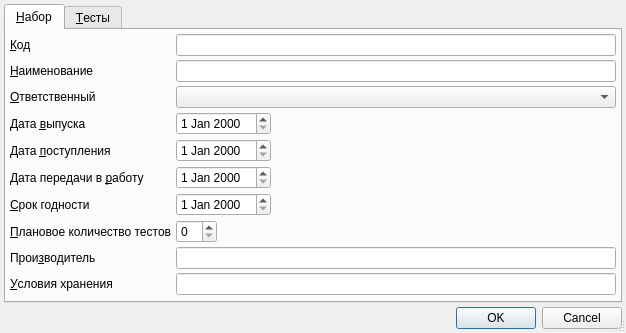
<?xml version="1.0" encoding="UTF-8"?>
<ui version="4.0">
 <class>RBSuiteReagentEditorDialog</class>
 <widget class="QDialog" name="RBSuiteReagentEditorDialog">
  <property name="geometry">
   <rect>
    <x>0</x>
    <y>0</y>
    <width>626</width>
    <height>306</height>
   </rect>
  </property>
  <property name="windowTitle">
   <string>Dialog</string>
  </property>
  <property name="sizeGripEnabled">
   <bool>true</bool>
  </property>
  <layout class="QGridLayout" name="gridLayout">
   <property name="margin">
    <number>4</number>
   </property>
   <property name="spacing">
    <number>4</number>
   </property>
   <item row="0" column="0">
    <widget class="QTabWidget" name="tabWidget">
     <property name="currentIndex">
      <number>0</number>
     </property>
     <widget class="QWidget" name="tabSuiteReagent">
      <attribute name="title">
       <string>&amp;Набор</string>
      </attribute>
      <layout class="QGridLayout" name="gridLayout_2">
       <property name="margin">
        <number>4</number>
       </property>
       <property name="spacing">
        <number>4</number>
       </property>
       <item row="0" column="0">
        <widget class="QLabel" name="lblCode">
         <property name="sizePolicy">
          <sizepolicy hsizetype="Maximum" vsizetype="Preferred">
           <horstretch>0</horstretch>
           <verstretch>0</verstretch>
          </sizepolicy>
         </property>
         <property name="text">
          <string>&amp;Код</string>
         </property>
         <property name="buddy">
          <cstring>edtCode</cstring>
         </property>
        </widget>
       </item>
       <item row="0" column="1">
        <widget class="QLineEdit" name="edtCode"/>
       </item>
       <item row="1" column="0">
        <widget class="QLabel" name="lblName">
         <property name="sizePolicy">
          <sizepolicy hsizetype="Maximum" vsizetype="Preferred">
           <horstretch>0</horstretch>
           <verstretch>0</verstretch>
          </sizepolicy>
         </property>
         <property name="text">
          <string>&amp;Наименование</string>
         </property>
         <property name="buddy">
          <cstring>edtName</cstring>
         </property>
        </widget>
       </item>
       <item row="1" column="1">
        <widget class="QLineEdit" name="edtName"/>
       </item>
       <item row="2" column="0">
        <widget class="QLabel" name="lblRecipientPerson">
         <property name="sizePolicy">
          <sizepolicy hsizetype="Maximum" vsizetype="Preferred">
           <horstretch>0</horstretch>
           <verstretch>0</verstretch>
          </sizepolicy>
         </property>
         <property name="text">
          <string>&amp;Ответственный</string>
         </property>
         <property name="buddy">
          <cstring>cmbRecipientPerson</cstring>
         </property>
        </widget>
       </item>
       <item row="2" column="1">
        <widget class="CPersonComboBoxEx" name="cmbRecipientPerson"/>
       </item>
       <item row="3" column="0">
        <widget class="QLabel" name="lblReleaseDate">
         <property name="sizePolicy">
          <sizepolicy hsizetype="Maximum" vsizetype="Preferred">
           <horstretch>0</horstretch>
           <verstretch>0</verstretch>
          </sizepolicy>
         </property>
         <property name="text">
          <string>Дата &amp;выпуска</string>
         </property>
         <property name="buddy">
          <cstring>edtReleaseDate</cstring>
         </property>
        </widget>
       </item>
       <item row="3" column="1">
        <widget class="CDateEdit" name="edtReleaseDate">
         <property name="sizePolicy">
          <sizepolicy hsizetype="Maximum" vsizetype="Fixed">
           <horstretch>0</horstretch>
           <verstretch>0</verstretch>
          </sizepolicy>
         </property>
        </widget>
       </item>
       <item row="4" column="0">
        <widget class="QLabel" name="lblSupplyDate">
         <property name="sizePolicy">
          <sizepolicy hsizetype="Maximum" vsizetype="Preferred">
           <horstretch>0</horstretch>
           <verstretch>0</verstretch>
          </sizepolicy>
         </property>
         <property name="text">
          <string>Дата &amp;поступления</string>
         </property>
         <property name="buddy">
          <cstring>edtSupplyDate</cstring>
         </property>
        </widget>
       </item>
       <item row="4" column="1">
        <widget class="CDateEdit" name="edtSupplyDate">
         <property name="sizePolicy">
          <sizepolicy hsizetype="Maximum" vsizetype="Fixed">
           <horstretch>0</horstretch>
           <verstretch>0</verstretch>
          </sizepolicy>
         </property>
        </widget>
       </item>
       <item row="6" column="0">
        <widget class="QLabel" name="lblExpiryDate">
         <property name="sizePolicy">
          <sizepolicy hsizetype="Maximum" vsizetype="Preferred">
           <horstretch>0</horstretch>
           <verstretch>0</verstretch>
          </sizepolicy>
         </property>
         <property name="text">
          <string>&amp;Срок годности</string>
         </property>
         <property name="buddy">
          <cstring>edtExpiryDate</cstring>
         </property>
        </widget>
       </item>
       <item row="6" column="1">
        <widget class="CDateEdit" name="edtExpiryDate">
         <property name="sizePolicy">
          <sizepolicy hsizetype="Maximum" vsizetype="Fixed">
           <horstretch>0</horstretch>
           <verstretch>0</verstretch>
          </sizepolicy>
         </property>
        </widget>
       </item>
       <item row="7" column="0">
        <widget class="QLabel" name="lblPlanTestQuantity">
         <property name="sizePolicy">
          <sizepolicy hsizetype="Maximum" vsizetype="Preferred">
           <horstretch>0</horstretch>
           <verstretch>0</verstretch>
          </sizepolicy>
         </property>
         <property name="text">
          <string>&amp;Плановое количество тестов</string>
         </property>
         <property name="buddy">
          <cstring>edtPlanTestQuantity</cstring>
         </property>
        </widget>
       </item>
       <item row="7" column="1">
        <widget class="QSpinBox" name="edtPlanTestQuantity">
         <property name="sizePolicy">
          <sizepolicy hsizetype="Maximum" vsizetype="Fixed">
           <horstretch>0</horstretch>
           <verstretch>0</verstretch>
          </sizepolicy>
         </property>
        </widget>
       </item>
       <item row="8" column="0">
        <widget class="QLabel" name="lblManufacturer">
         <property name="sizePolicy">
          <sizepolicy hsizetype="Maximum" vsizetype="Preferred">
           <horstretch>0</horstretch>
           <verstretch>0</verstretch>
          </sizepolicy>
         </property>
         <property name="text">
          <string>Прои&amp;зводитель</string>
         </property>
         <property name="buddy">
          <cstring>edtManufacturer</cstring>
         </property>
        </widget>
       </item>
       <item row="8" column="1">
        <widget class="QLineEdit" name="edtManufacturer"/>
       </item>
       <item row="9" column="0">
        <widget class="QLabel" name="lblStorageConditions">
         <property name="sizePolicy">
          <sizepolicy hsizetype="Maximum" vsizetype="Preferred">
           <horstretch>0</horstretch>
           <verstretch>0</verstretch>
          </sizepolicy>
         </property>
         <property name="text">
          <string>&amp;Условия хранения</string>
         </property>
         <property name="buddy">
          <cstring>edtStorageConditions</cstring>
         </property>
        </widget>
       </item>
       <item row="9" column="1">
        <widget class="QLineEdit" name="edtStorageConditions"/>
       </item>
       <item row="10" column="1">
        <spacer name="verticalSpacer">
         <property name="orientation">
          <enum>Qt::Vertical</enum>
         </property>
         <property name="sizeHint" stdset="0">
          <size>
           <width>20</width>
           <height>40</height>
          </size>
         </property>
        </spacer>
       </item>
       <item row="5" column="0">
        <widget class="QLabel" name="lblStartOperationDate">
         <property name="sizePolicy">
          <sizepolicy hsizetype="Maximum" vsizetype="Preferred">
           <horstretch>0</horstretch>
           <verstretch>0</verstretch>
          </sizepolicy>
         </property>
         <property name="text">
          <string>Дата передачи в &amp;работу</string>
         </property>
         <property name="buddy">
          <cstring>edtStartOperationDate</cstring>
         </property>
        </widget>
       </item>
       <item row="5" column="1">
        <widget class="CDateEdit" name="edtStartOperationDate">
         <property name="sizePolicy">
          <sizepolicy hsizetype="Maximum" vsizetype="Fixed">
           <horstretch>0</horstretch>
           <verstretch>0</verstretch>
          </sizepolicy>
         </property>
        </widget>
       </item>
      </layout>
     </widget>
     <widget class="QWidget" name="tabtTests">
      <attribute name="title">
       <string>&amp;Тесты</string>
      </attribute>
      <layout class="QVBoxLayout" name="verticalLayout">
       <property name="spacing">
        <number>4</number>
       </property>
       <property name="margin">
        <number>4</number>
       </property>
       <item>
        <widget class="CInDocTableView" name="tblTests"/>
       </item>
      </layout>
     </widget>
    </widget>
   </item>
   <item row="1" column="0">
    <widget class="QDialogButtonBox" name="buttonBox">
     <property name="standardButtons">
      <set>QDialogButtonBox::Cancel|QDialogButtonBox::Ok</set>
     </property>
    </widget>
   </item>
  </layout>
 </widget>
 <customwidgets>
  <customwidget>
   <class>CDateEdit</class>
   <extends>QDateEdit</extends>
   <header>library/DateEdit</header>
  </customwidget>
  <customwidget>
   <class>CPersonComboBoxEx</class>
   <extends>QComboBox</extends>
   <header>Orgs/PersonComboBoxEx.h</header>
  </customwidget>
  <customwidget>
   <class>CInDocTableView</class>
   <extends>QTableView</extends>
   <header>library/InDocTable.h</header>
  </customwidget>
 </customwidgets>
 <tabstops>
  <tabstop>tabWidget</tabstop>
  <tabstop>edtCode</tabstop>
  <tabstop>edtName</tabstop>
  <tabstop>cmbRecipientPerson</tabstop>
  <tabstop>edtReleaseDate</tabstop>
  <tabstop>edtSupplyDate</tabstop>
  <tabstop>edtStartOperationDate</tabstop>
  <tabstop>edtExpiryDate</tabstop>
  <tabstop>edtPlanTestQuantity</tabstop>
  <tabstop>edtManufacturer</tabstop>
  <tabstop>edtStorageConditions</tabstop>
  <tabstop>tblTests</tabstop>
 </tabstops>
 <resources/>
 <connections>
  <connection>
   <sender>buttonBox</sender>
   <signal>accepted()</signal>
   <receiver>RBSuiteReagentEditorDialog</receiver>
   <slot>accept()</slot>
   <hints>
    <hint type="sourcelabel">
     <x>312</x>
     <y>368</y>
    </hint>
    <hint type="destinationlabel">
     <x>312</x>
     <y>192</y>
    </hint>
   </hints>
  </connection>
  <connection>
   <sender>buttonBox</sender>
   <signal>rejected()</signal>
   <receiver>RBSuiteReagentEditorDialog</receiver>
   <slot>reject()</slot>
   <hints>
    <hint type="sourcelabel">
     <x>312</x>
     <y>368</y>
    </hint>
    <hint type="destinationlabel">
     <x>312</x>
     <y>192</y>
    </hint>
   </hints>
  </connection>
 </connections>
</ui>
